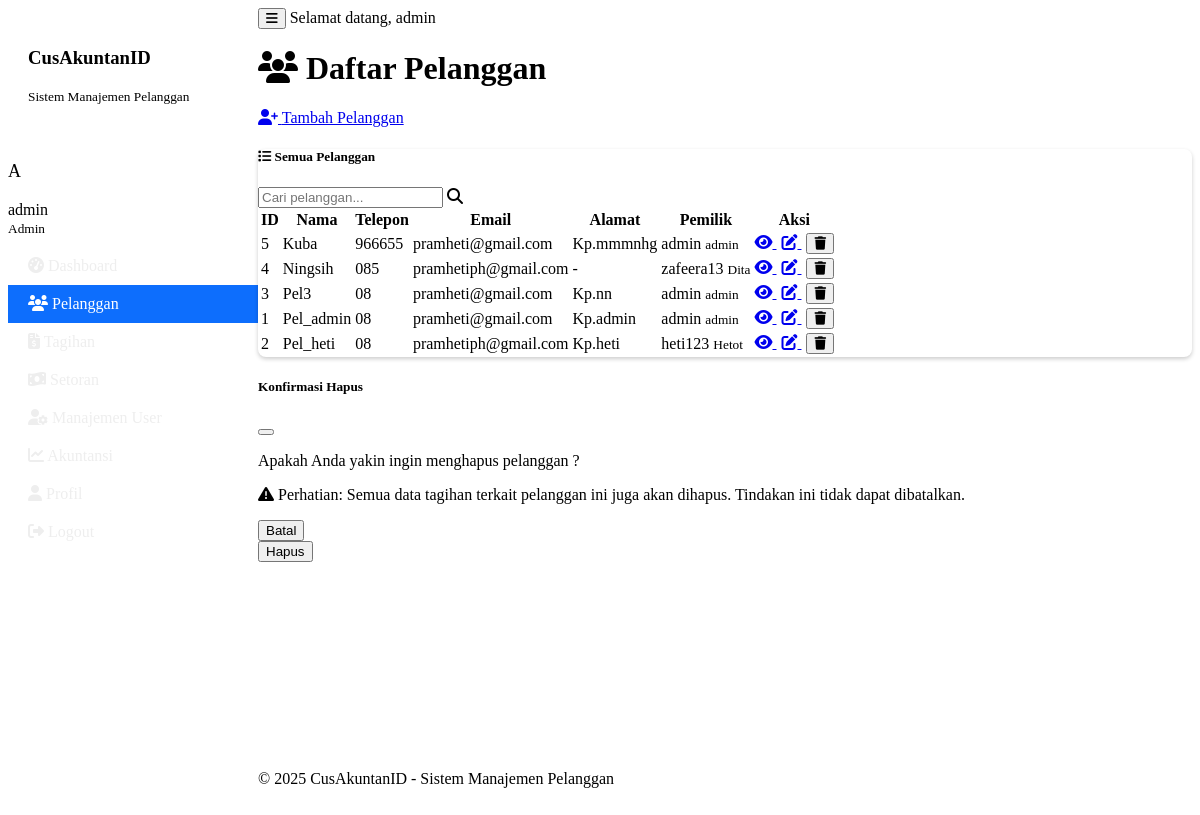
Page /pelanggan (signed in) on the earlier database version.
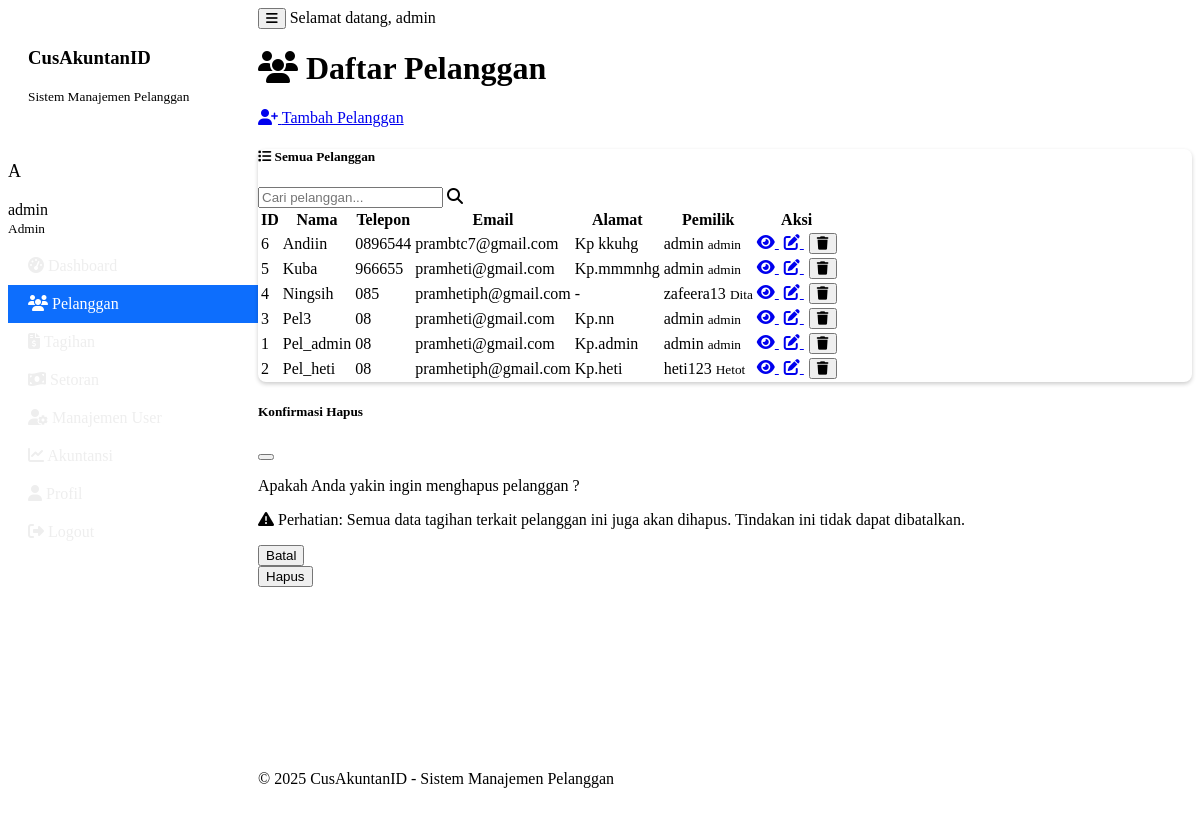
Same page on the later database version.
### tables this page shows
CREATE TABLE pelanggan (
            id INTEGER PRIMARY KEY,
            nama TEXT NOT NULL,
            telepon TEXT,
            email TEXT,
            alamat TEXT,
            latitude REAL,
            longitude REAL,
            dibuat_pada TEXT,
            user_id INTEGER
        );

CREATE TABLE pengguna (
            id INTEGER PRIMARY KEY,
            username TEXT UNIQUE NOT NULL,
            password_hash TEXT NOT NULL,
            nama_lengkap TEXT,
            email TEXT,
            level TEXT DEFAULT 'user',
            dibuat_pada TEXT
        );

### main.py (the view)
    def decorated_function(*args, **kwargs):
        if 'user' not in session:
            flash('Anda perlu login terlebih dahulu.', 'warning')
            return redirect(url_for('login'))
        return f(*args, **kwargs)

### main.py (called while the page is built)
@app.context_processor
def inject_now():
    return {'now': datetime.datetime.now()}

def login_required(f):
    def decorated_function(*args, **kwargs):
        if 'user' not in session:
            flash('Anda perlu login terlebih dahulu.', 'warning')
            return redirect(url_for('login'))
        return f(*args, **kwargs)
    decorated_function.__name__ = f.__name__
    return decorated_function

@app.route('/pelanggan')
@login_required
def pelanggan_list():
    user_id = session['user']['id']
    is_admin = session['user']['level'] == 'admin'
    if is_admin:
        pelanggan = sistem_manajemen.dapatkan_semua_pelanggan()
    else:
        pelanggan = sistem_manajemen.dapatkan_semua_pelanggan(user_id)
    return render_template('pelanggan_list.html', pelanggan=pelanggan)

    def get_connection(self):
        return sqlite3.connect(self.db_path)

### templates/pelanggan_list.html (shortened to what this page needs)
{% extends "base.html" %}
{% block content %}
<div class="container">
    <div class="d-flex justify-content-between align-items-center mb-4">
        <h1><i class="fas fa-users me-2"></i> Daftar Pelanggan</h1>
        <a href="{{ url_for('tambah_pelanggan') }}" class="btn btn-primary">
            <i class="fas fa-user-plus me-2"></i> Tambah Pelanggan
        </a>
    </div>
    <div class="card">
        <div class="card-header bg-dark text-white">
            <div class="d-flex justify-content-between align-items-center">
                <h5 class="mb-0">
                    <i class="fas fa-list me-2"></i> Semua Pelanggan
                </h5>
                <div class="input-group" style="max-width: 300px;">
                    <input type="text" id="searchInput" class="form-control" placeholder="Cari pelanggan...">
                    <span class="input-group-text"><i class="fas fa-search"></i></span>
                </div>
            </div>
        </div>
        <div class="card-body">
            {% if pelanggan %}
                <div class="table-responsive">
                    <table class="table table-striped table-hover" id="pelangganTable">
                        <thead>
                            <tr>
                                <th>ID</th>
                                <th>Nama</th>
                                <th>Telepon</th>
                                <th>Email</th>
                                <th>Alamat</th>
                                {% if session.user.level == 'admin' %}
                                <th>Pemilik</th>
                                {% endif %}
                                <th>Aksi</th>
                            </tr>
                        </thead>
                        <tbody>
                            {% for p in pelanggan %}
                            <tr>
                                <td>{{ p[0] }}</td>
                                <td>{{ p[1] }}</td>
                                <td>{{ p[2] or '-' }}</td>
                                <td>{{ p[3] or '-' }}</td>
                                <td>{{ p[4] or '-' }}</td>
                                {% if session.user.level == 'admin' %}
                                <td>
                                    {% if p[9] %}
                                        <span class="badge bg-primary">{{ p[9] }}</span>
                                        {% if p[10] %}
                                        <small class="d-block text-muted">{{ p[10] }}</small>
                                        {% endif %}
                                    {% else %}
                                        <span class="badge bg-secondary">Tidak ada</span>
                                    {% endif %}
                                </td>
                                {% endif %}
                                <td>
                                    <a href="{{ url_for('detail_pelanggan', pelanggan_id=p[0]) }}" class="btn btn-sm btn-info" title="Lihat Detail">
                                        <i class="fas fa-eye"></i>
                                    </a>
                                    <a href="{{ url_for('edit_pelanggan', pelanggan_id=p[0]) }}" class="btn btn-sm btn-primary" title="Edit">
                                        <i class="fas fa-edit"></i>
                                    </a>
                                    {% if session.user.level == 'admin' %}
                                    <button type="button" class="btn btn-sm btn-danger delete-pelanggan-btn"
                                        data-bs-toggle="modal"
                                        data-bs-target="#deletePelangganModal"
                                        data-id="{{ p[0] }}"
                                        data-nama="{{ p[1] }}"
                                        title="Hapus">
                                        <i class="fas fa-trash"></i>
                                    </button>
                                    {% endif %}
                                </td>
                            </tr>
                            {% endfor %}
                        </tbody>
                    </table>
                </div>
            {% else %}
                <div class="alert alert-info">
                    <i class="fas fa-info-circle me-2"></i> Belum ada data pelanggan. Silakan tambahkan pelanggan baru.
                </div>
            {% endif %}
        </div>
    </div>
</div>
<div class="modal fade" id="deletePelangganModal" tabindex="-1" aria-labelledby="deletePelangganModalLabel" aria-hidden="true">
    <div class="modal-dialog">
        <div class="modal-content">
            <div class="modal-header bg-danger text-white">
                <h5 class="modal-title" id="deletePelangganModalLabel">Konfirmasi Hapus</h5>
                <button type="button" class="btn-close" data-bs-dismiss="modal" aria-label="Close"></button>
            </div>
            <div class="modal-body">
                <p>Apakah Anda yakin ingin menghapus pelanggan ?</p>
                <p class="text-danger">
                    <i class="fas fa-exclamation-triangle me-2"></i>
                    Perhatian: Semua data tagihan terkait pelanggan ini juga akan dihapus. Tindakan ini tidak dapat dibatalkan.
                </p>
            </div>
            <div class="modal-footer">
                <button type="button" class="btn btn-secondary" data-bs-dismiss="modal">Batal</button>
                <form id="deletePelangganForm" method="POST">
                    <button type="submit" class="btn btn-danger">Hapus</button>
                </form>
            </div>
        </div>
    </div>
</div>
{% endblock %}

### templates/base.html (shortened to what this page needs)
<!DOCTYPE html>
<html lang="id">
<head>
    <link href="https://cdn.replit.com/agent/bootstrap-agent-dark-theme.min.css" rel="stylesheet">
    <link rel="stylesheet" href="https://cdnjs.cloudflare.com/ajax/libs/font-awesome/6.4.0/css/all.min.css">
    <link rel="stylesheet" href="{{ url_for('static', filename='css/style.css') }}">
</head>
<body>
    <div class="wrapper">
        {% if session.get('user') %}
        <nav id="sidebar" class="bg-dark">
            <div class="sidebar-header text-center">
                <h3>CusAkuntanID</h3>
                <small>Sistem Manajemen Pelanggan</small>
            </div>
            <ul class="list-unstyled components">
                <li class="sidebar-user-info p-3 mb-2 border-bottom">
                    <div class="d-flex align-items-center">
                        <div class="user-avatar bg-primary rounded-circle d-flex justify-content-center align-items-center me-2">
                            <span>{{ session.user.username[0].upper() }}</span>
                        </div>
                        <div>
                            <div>{{ session.user.nama_lengkap or session.user.username }}</div>
                            <small class="text-muted">{{ 'Admin' if session.user.level == 'admin' else 'User' }}</small>
                        </div>
                    </div>
                </li>
                <li class="{% if request.path == '/dashboard' %}active{% endif %}">
                    <a href="{{ url_for('dashboard') }}">
                        <i class="fas fa-tachometer-alt me-2"></i> Dashboard
                    </a>
                </li>
                <li class="{% if '/pelanggan' in request.path %}active{% endif %}">
                    <a href="{{ url_for('pelanggan_list') }}">
                        <i class="fas fa-users me-2"></i> Pelanggan
                    </a>
                </li>
                <li class="{% if '/tagihan' in request.path %}active{% endif %}">
                    <a href="{{ url_for('tagihan_list') }}">
                        <i class="fas fa-file-invoice-dollar me-2"></i> Tagihan
                    </a>
                </li>
                <li class="{% if '/setoran' in request.path %}active{% endif %}">
                    <a href="{{ url_for('setoran_list') }}">
                        <i class="fas fa-money-bill-wave me-2"></i> Setoran
                    </a>
                </li>
                {% if session.user.level == 'admin' %}
                <li class="{% if '/users' in request.path %}active{% endif %}">
                    <a href="{{ url_for('user_list') }}">
                        <i class="fas fa-user-cog me-2"></i> Manajemen User
                    </a>
                </li>
                <li class="{% if '/akuntansi' in request.path %}active{% endif %}">
                    <a href="{{ url_for('akuntansi') }}">
                        <i class="fas fa-chart-line me-2"></i> Akuntansi
                    </a>
                </li>
                {% endif %}
                <li class="{% if '/profile' in request.path %}active{% endif %}">
                    <a href="{{ url_for('profile') }}">
                        <i class="fas fa-user me-2"></i> Profil
                    </a>
                </li>
                <li>
                    <a href="{{ url_for('logout') }}">
                        <i class="fas fa-sign-out-alt me-2"></i> Logout
                    </a>
                </li>
            </ul>
        </nav>
        {% endif %}
        <div id="content" class="{% if not session.get('user') %}w-100 no-sidebar{% endif %}">
            {% if session.get('user') %}
            <nav class="navbar navbar-expand-lg navbar-dark bg-dark">
                <div class="container-fluid">
                    <button type="button" id="sidebarCollapse" class="btn btn-outline-secondary">
                        <i class="fas fa-bars"></i>
                    </button>
                    <span class="navbar-text ms-auto">
                        <span class="d-none d-md-inline">Selamat datang, </span>{{ session.user.nama_lengkap or session.user.username }}
                    </span>
                </div>
            </nav>
            {% endif %}
            <main class="container mt-3">
                {% block content %}{% endblock %}
            </main>
            <footer class="footer mt-auto py-3 bg-dark">
                <div class="container">
                    <div class="text-center text-muted">
                        &copy; {{ now.year }} CusAkuntanID - Sistem Manajemen Pelanggan
                    </div>
                </div>
            </footer>
        </div>
    </div>
</body>
</html>

### static/css/style.css (style rules this page uses)
.wrapper { display: flex; width: 100%; align-items: stretch; }
#sidebar { min-width: 250px; max-width: 250px; min-height: 100vh; transition: all 0.3s; }
#sidebar .sidebar-header { padding: 20px; }
#sidebar ul.components { padding: 20px 0; }
#sidebar ul li a { padding: 10px 20px; display: block; color: #eeeeee; transition: all 0.3s; text-decoration: none; }
#sidebar ul li.active > a { background: #0d6efd; color: #fff; }
#content { width: 100%; min-height: 100vh; transition: all 0.3s; display: flex; flex-direction: column; }
.footer { margin-top: auto; padding: 20px 0; }
.user-avatar { width: 40px; height: 40px; font-size: 18px; }
.sidebar-user-info { margin-bottom: 10px; }
.card { margin-bottom: 20px; border-radius: 0.5rem; box-shadow: 0 0.125rem 0.25rem rgba(0, 0, 0, 0.2); }
.card-header { border-top-left-radius: 0.5rem !important; border-top-right-radius: 0.5rem !important; }
.btn + .btn { margin-left: 5px; }
.table th, .table td { vertical-align: middle; }

Differences in the rows shown:
added pelanggan: id "6", nama "Andiin", telepon "0896544", email "prambtc7@gmail.com", alamat "Kp kkuhg", username "admin", nama_lengkap "admin"
